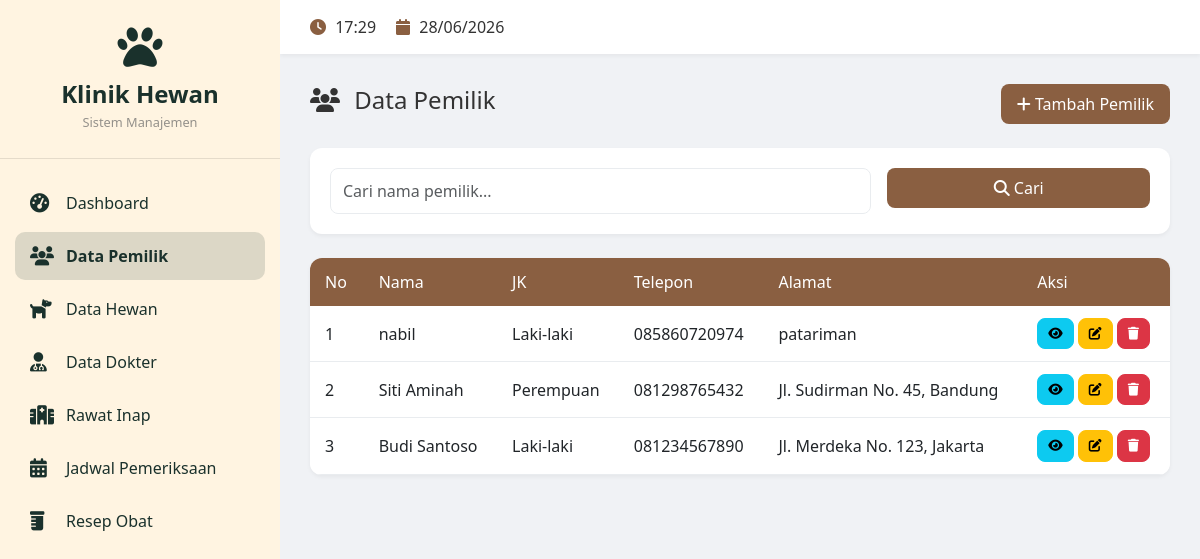
The app's page /pemilik.php with its own data.
### tables this page shows
CREATE TABLE `pemilik` (
  `id_pemilik` int NOT NULL,
  `nama_pemilik` varchar(100) NOT NULL,
  `jenis_kelamin` enum('Laki-laki','Perempuan') NOT NULL,
  `no_telepon` varchar(20) DEFAULT NULL,
  `alamat` text,
  `created_at` timestamp NULL DEFAULT CURRENT_TIMESTAMP
);

### pemilik.php (the view, shortened to what this page needs)
<?php
require_once 'database.php';
$search = isset($_GET['search']) ? $_GET['search'] : '';
$where = $search ? "WHERE nama_pemilik LIKE '%$search%'" : "";
$query = "SELECT * FROM pemilik $where ORDER BY id_pemilik DESC";
$result = mysqli_query($koneksi, $query);
?>
<!DOCTYPE html>
<html lang="id">
<head>
    <link href="https://cdn.jsdelivr.net/npm/bootstrap@5.3.0/dist/css/bootstrap.min.css" rel="stylesheet">
    <link rel="stylesheet" href="https://cdnjs.cloudflare.com/ajax/libs/font-awesome/6.4.0/css/all.min.css">
    <link rel="stylesheet" href="assets/css/style.css">
</head>
<body>
<?php include 'includes/sidebar.php'; ?>
<div class="main-content">
    <?php include 'includes/navbar.php'; ?>
    <div class="content-wrapper fade-in">
        <div class="d-flex justify-content-between align-items-center mb-4">
            <h4><i class="fas fa-users me-2"></i> Data Pemilik</h4>
            <button class="btn btn-primary" data-bs-toggle="modal" data-bs-target="#tambahModal">
                <i class="fas fa-plus"></i> Tambah Pemilik
            </button>
        </div>
        <div class="card mb-4">
            <div class="card-body">
                <form method="GET" class="row g-3">
                    <div class="col-md-8">
                        <input type="text" name="search" class="form-control" placeholder="Cari nama pemilik..." value="<?php echo htmlspecialchars($search); ?>">
                    </div>
                    <div class="col-md-4">
                        <button type="submit" class="btn btn-primary w-100"><i class="fas fa-search"></i> Cari</button>
                    </div>
                </form>
            </div>
        </div>
        <div class="card">
            <div class="card-body p-0">
                <div class="table-responsive">
                    <table class="table table-hover mb-0">
                        <thead>
                            <tr>
                                <th>No</th>
                                <th>Nama</th>
                                <th>JK</th>
                                <th>Telepon</th>
                                <th>Alamat</th>
                                <th>Aksi</th>
                            </tr>
                        </thead>
                        <tbody>
                            <?php $no=1; while($row = mysqli_fetch_assoc($result)): ?>
                            <tr>
                                <td><?php echo $no++; ?></td>
                                <td><?php echo htmlspecialchars($row['nama_pemilik']); ?></td>
                                <td><?php echo $row['jenis_kelamin']; ?></td>
                                <td><?php echo $row['no_telepon']; ?></td>
                                <td><?php echo htmlspecialchars(substr($row['alamat'], 0, 40)); ?></td>
                                <td>
                                    <button class="btn btn-sm btn-info" onclick="detailData(<?php echo $row['id_pemilik']; ?>)">
                                        <i class="fas fa-eye"></i>
                                    </button>
                                    <button class="btn btn-sm btn-warning" onclick="editData(<?php echo $row['id_pemilik']; ?>, '<?php echo addslashes($row['nama_pemilik']); ?>', '<?php echo $row['jenis_kelamin']; ?>', '<?php echo $row['no_telepon']; ?>', '<?php echo addslashes($row['alamat']); ?>')">
                                        <i class="fas fa-edit"></i>
                                    </button>
                                    <a href="?hapus=<?php echo $row['id_pemilik']; ?>" class="btn btn-sm btn-danger" onclick="return confirmHapus(event, '<?php echo addslashes($row['nama_pemilik']); ?>')">
                                        <i class="fas fa-trash"></i>
                                    </a>
                                </td>
                            </tr>
                            <?php endwhile; ?>
                        </tbody>
                    </table>
                </div>
            </div>
        </div>
    </div>
</div>
</body>
</html>

### includes/sidebar.php
<?php
$current_page = basename($_SERVER['PHP_SELF']);
?>
<div class="sidebar">
    <div class="sidebar-brand">
        <i class="fas fa-paw"></i>
        <h3>Klinik Hewan</h3>
        <small>Sistem Manajemen</small>
    </div>
    <ul class="sidebar-nav">
        <li class="<?php echo $current_page == 'index.php' ? 'active' : ''; ?>">
            <a href="index.php">
                <i class="fas fa-tachometer-alt"></i>
                <span>Dashboard</span>
            </a>
        </li>
        <li class="<?php echo $current_page == 'pemilik.php' ? 'active' : ''; ?>">
            <a href="pemilik.php">
                <i class="fas fa-users"></i>
                <span>Data Pemilik</span>
            </a>
        </li>
        <li class="<?php echo $current_page == 'hewan.php' || $current_page == 'tambah_hewan.php' || $current_page == 'edit_hewan.php' ? 'active' : ''; ?>">
            <a href="hewan.php">
                <i class="fas fa-dog"></i>
                <span>Data Hewan</span>
            </a>
        </li>
        <li class="<?php echo $current_page == 'dokter.php' ? 'active' : ''; ?>">
            <a href="dokter.php">
                <i class="fas fa-user-md"></i>
                <span>Data Dokter</span>
            </a>
        </li>
        <li class="<?php echo $current_page == 'rawat_inap.php' ? 'active' : ''; ?>">
    <a href="rawat_inap.php">
        <i class="fas fa-hospital"></i>
        <span>Rawat Inap</span>
    </a>
</li>
        <li class="<?php echo $current_page == 'jadwal.php' ? 'active' : ''; ?>">
            <a href="jadwal.php">
                <i class="fas fa-calendar-alt"></i>
                <span>Jadwal Pemeriksaan</span>
            </a>
        </li>
        <li class="<?php echo $current_page == 'resep.php' || $current_page == 'tambah_resep.php' || $current_page == 'edit_resep.php' ? 'active' : ''; ?>">
            <a href="resep.php">
                <i class="fas fa-prescription-bottle"></i>
                <span>Resep Obat</span>
            </a>
        </li>
    </ul>
</div>

### includes/navbar.php (shortened to what this page needs)
<nav class="top-navbar">
    <div class="navbar-info">
        <span>
            <i class="fas fa-clock"></i>
            <?php echo date('H:i'); ?>
        </span>
        <span>
            <i class="fas fa-calendar"></i>
            <?php echo date('d/m/Y'); ?>
        </span>
    </div>
</nav>

### assets/css/style.css (style rules this page uses)
:root { --primary-color:#8A5F41; --primary-dark: #428475; --secondary-color: #f8f9fa; --text-color: #333; --text-muted: #6c757d; --border-color: #e9ecef; --shadow-sm: 0 2px 4px rgba(0,0,0,0.05); --shadow-md: 0 4px 6px rgba(0,0,0,0.07); --shadow-lg: 0 10px 25px rgba(0,0,0,0.1); --radius-sm: 8px; --radius-md: 12px; --radius-lg: 16px; }
* { margin: 0; padding: 0; box-sizing: border-box; }
body { font-family: 'Segoe UI', Tahoma, Geneva, Verdana, sans-serif; background-color: #f0f2f5; color: var(--text-color); overflow-x: hidden; }
.sidebar { position: fixed; left: 0; top: 0; width: 280px; height: 100vh; background: #FFF4E1; color: #1A312C; transition: all 0.3s ease; z-index: 1000; overflow-y: auto; }
.sidebar-brand { padding: 25px 20px; text-align: center; border-bottom: 1px solid rgba(0,0,0,0.1); margin-bottom: 20px; }
.sidebar-brand i { font-size: 45px; margin-bottom: 10px; color: #1A312C; }
.sidebar-brand h3 { font-size: 1.5rem; font-weight: bold; margin: 0; color: #1A312C; }
.sidebar-brand small { font-size: 0.8rem; opacity: 0.7; color: #666; }
.sidebar-nav { list-style: none; padding: 0; margin: 0; }
.sidebar-nav li { margin: 5px 15px; }
.sidebar-nav li a { display: flex; align-items: center; gap: 12px; padding: 12px 15px; color: #1A312C; text-decoration: none; border-radius: 10px; transition: all 0.3s ease; }
.sidebar-nav li a i { width: 24px; font-size: 1.2rem; color: #1A312C; }
.sidebar-nav li.active a { background: rgba(26, 49, 44, 0.15); color: #1A312C; font-weight: bold; }
.sidebar-nav li.active a i { color: #1A312C; }
.main-content { margin-left: 280px; min-height: 100vh; transition: all 0.3s ease; }
.top-navbar { background: white; padding: 15px 30px; box-shadow: var(--shadow-sm); display: flex; justify-content: space-between; align-items: center; position: sticky; top: 0; z-index: 999; }
.navbar-info { display: flex; align-items: center; gap: 20px; }
.navbar-info span { color: var(--text-color); }
.navbar-info i { color: var(--primary-color); margin-right: 5px; }
.content-wrapper { padding: 30px; }
.card { border: none; border-radius: var(--radius-md); box-shadow: var(--shadow-sm); transition: all 0.3s ease; background: white; overflow: hidden; }
.card-body { padding: 20px; }
.table-responsive { overflow-x: auto; }
.table { width: 100%; margin-bottom: 0; }
.table thead th { background: var(--primary-color); color: white; padding: 12px 15px; font-weight: 500; border: none; }
.table tbody td { padding: 12px 15px; vertical-align: middle; border-bottom: 1px solid var(--border-color); }
.form-control, .form-select { border: 1px solid var(--border-color); border-radius: var(--radius-sm); padding: 10px 12px; transition: all 0.3s ease; }
.btn { padding: 8px 16px; border-radius: var(--radius-sm); font-weight: 500; transition: all 0.3s ease; }
.btn-primary { background: var(--primary-color); border: none; }
.btn-sm { padding: 5px 10px; font-size: 0.8rem; }
.fade-in { animation: fadeIn 0.5s ease; }

### records on screen
pemilik: nama_pemilik "nabil", jenis_kelamin "Laki-laki", no_telepon "085860720974", alamat "patariman"
pemilik: nama_pemilik "Siti Aminah", jenis_kelamin "Perempuan", no_telepon "081298765432", alamat "Jl. Sudirman No. 45, Bandung"
pemilik: nama_pemilik "Budi Santoso", jenis_kelamin "Laki-laki", no_telepon "081234567890", alamat "Jl. Merdeka No. 123, Jakarta"
